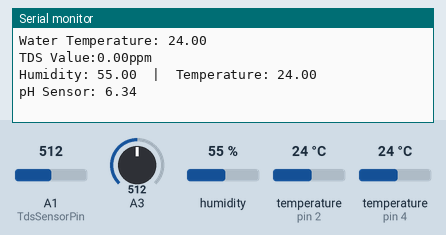
Recording of a sketch running on a simulated Arduino Uno, built with avr-gcc and run on an emulated ATmega328P. On the bench: the last lines printed to the serial monitor. Inputs (shaded band) come from the test bench; at power-on: humidity 55 %, temperature (sensors on pin 4, pin 2) 24 °C, A3 = 512, A1 (TdsSensorPin) = 512.

Above: at 1.6 s.
1.7 s: humidity set to 22 %
At 2.5 s:
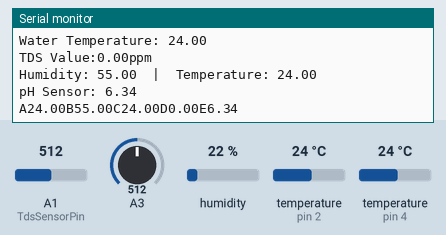
6.6 s: temperature (sensor on pin 4) set to 12 °C
At 7.8 s:
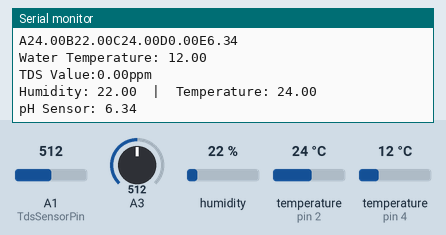
8.1 s: A3 set to 716
At 8.8 s:
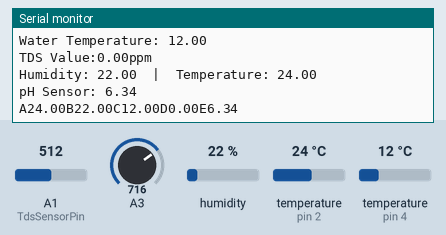
9.6 s: temperature (sensor on pin 2) set to 12 °C
At 10.5 s:
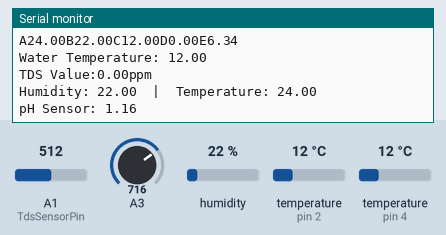
11.1 s: temperature (sensor on pin 4) set to 19 °C
At 12.3 s:
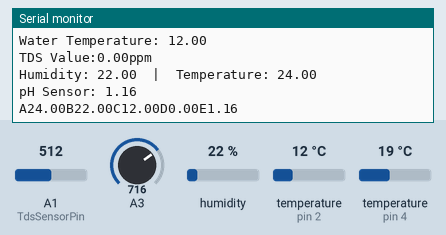
12.6 s: A3 set to 810
At 14.2 s:
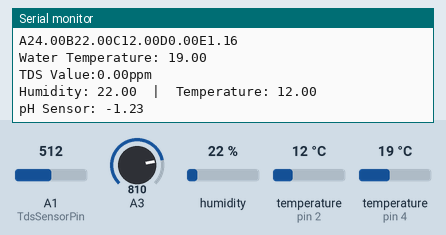
Timing chart, 0 to 15.1 s (numbered marks = the images above; inputs shaded):
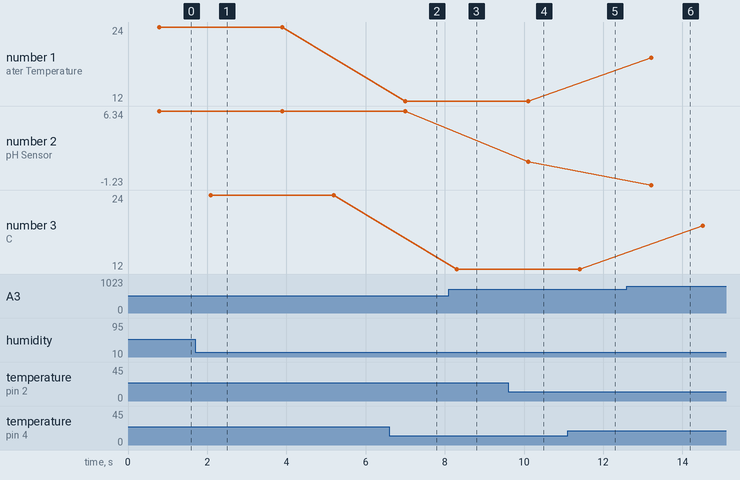

The sketch:

ArduinoUno_Side.ino
```cpp
#include <SoftwareSerial.h>
SoftwareSerial ArduinoUno_SoftSerial(10, 11);

//DHT22 SENSOR
#include "DHT.h"
#define DHTPIN 2
#define DHTTYPE DHT22
DHT dht(DHTPIN, DHTTYPE);

// DS18B20 - WATER TEMPERATURE SENSOR
#include <OneWire.h>
#include <DallasTemperature.h>
#define ONE_WIRE_BUS 4

OneWire oneWire(ONE_WIRE_BUS);
DallasTemperature DSsensors(&oneWire);

//TOTAL DISSOLVED SOLID SENSOR
#define TdsSensorPin A1
#define VREF 5.0

#define SCOUNT  30 // Sum Sample Point

//TOTAL DISSOLVED SOLID SENSOR Variables
int analogBuffer[SCOUNT];
int analogBufferTemp[SCOUNT];
int analogBufferIndex = 0;
int copyIndex = 0;

float averageVoltage = 0;
float tdsValue = 0;
float basetemperature = 25; // Temperature Baseline

//pH SENSOR
#include <Wire.h>
float calibration_value = 19.34;
int phval = 0;
unsigned long int avgval;
int buffer_arr[10],temp;

float ph_act;
String values;


void setup() {
  Serial.begin(115200); //Serial Communication | ArduinoUno to PC

  ArduinoUno_SoftSerial.begin(9600); //Serial Communication | Arduino to NodeMCU
  // Initialize DHT22
  dht.begin();

  // Initialize DS18B20
  DSsensors.begin();

}

void loop() {
  totaldissolvesolids_sensor();
  float humidity  = dht.readHumidity();
  float temperature = dht.readTemperature();
  DSsensors.requestTemperatures();
  float waterTemp = DSsensors.getTempCByIndex(0);

  if(isnan(humidity) || isnan(temperature) || isnan(waterTemp) || waterTemp == -127.00 ) {
    Serial.println("Critical Error: Sensors returning NAN values!");
    ArduinoUno_SoftSerial.print("Critical Error: Sensors returning NAN values!");

    delay(1000);
    return;
  }


  if (waterTemp == -127.00) {
    waterTemp = 0;
    basetemperature = 25;
  } else {
    basetemperature = waterTemp;
  }

  Serial.print("Water Temperature: ");
  Serial.println(waterTemp);

  Serial.print("TDS Value:");
  Serial.print(tdsValue);
  Serial.println("ppm");

  Serial.print("Humidity: ");
  Serial.print(humidity);
  Serial.print("  |  ");
  Serial.print("Temperature: ");
  Serial.println(temperature);

  Serial.print("pH Sensor: ");
  Serial.println(phSensor());

  Serial.flush();
  delay(1000);

  values = ("A" + String(temperature) + "B" + String(humidity) + "C" + String(waterTemp) + "D" + String(tdsValue) + "E" + String(ph_act));

  Serial.println(values);
  ArduinoUno_SoftSerial.print(values);
  delay(1000);
}


float phSensor(){
   for(int i=0;i<10;i++)
   {
     buffer_arr[i]=analogRead(A3);
     delay(30);
   }
   for(int i=0;i<9;i++)
   {
     for(int j=i+1;j<10;j++)
     {
       if(buffer_arr[i]>buffer_arr[j])
       {
         temp=buffer_arr[i];
         buffer_arr[i]=buffer_arr[j];
         buffer_arr[j]=temp;
       }
     }
   }
   avgval=0;
   for(int i=2;i<8;i++)
     avgval+=buffer_arr[i];
     float volt=(float)avgval*5.0/1024/6;
     ph_act = -5.20 * volt + calibration_value;
     return ph_act;

}

void totaldissolvesolids_sensor(){
  static unsigned long analogSampleTimepoint = millis();
   if(millis()-analogSampleTimepoint > 40U)     //every 40 milliseconds,read the analog value from the ADC
   {
     analogSampleTimepoint = millis();
     analogBuffer[analogBufferIndex] = analogRead(TdsSensorPin);    //read the analog value and store into the buffer
     analogBufferIndex++;
     if(analogBufferIndex == SCOUNT)
         analogBufferIndex = 0;
   }
   static unsigned long printTimepoint = millis();
   if(millis()-printTimepoint > 800U)
   {
      printTimepoint = millis();
      for(copyIndex=0;copyIndex<SCOUNT;copyIndex++)
        analogBufferTemp[copyIndex]= analogBuffer[copyIndex];
        averageVoltage = getMedianNum(analogBufferTemp,SCOUNT) * (float)VREF / 1024.0; // read the analog value more stable by the median filtering algorithm, and convert to voltage value
        float compensationCoefficient=1.0+0.02*(basetemperature-25.0);    //temperature compensation formula: fFinalResult(25^C) = fFinalResult(current)/(1.0+0.02*(fTP-25.0));
        float compensationVolatge=averageVoltage/compensationCoefficient;  //temperature compensation
        tdsValue=(133.42*compensationVolatge*compensationVolatge*compensationVolatge - 255.86*compensationVolatge*compensationVolatge + 857.39*compensationVolatge)*0.5; //convert voltage value to tds value
   }
}

// MEDIAN FILTERING ALGORITHM
int getMedianNum(int bArray[], int iFilterLen){
  int bTab[iFilterLen];
  for (byte i = 0; i<iFilterLen; i++)
  bTab[i] = bArray[i];
  int i, j, bTemp;
  for (j = 0; j < iFilterLen - 1; j++) {
    for (i = 0; i < iFilterLen - j - 1; i++) {
      if (bTab[i] > bTab[i + 1]) {
        bTemp = bTab[i];
        bTab[i] = bTab[i + 1];
        bTab[i + 1] = bTemp;
      }
    }
  }
  if ((iFilterLen & 1) > 0){
    bTemp = bTab[(iFilterLen - 1) / 2];
  }
  else {
    bTemp = (bTab[iFilterLen / 2] + bTab[iFilterLen / 2 - 1]) / 2;
  }
  return bTemp;
}
```

Measured:
- after the input at 6.6 s, the serial monitor: prints a new line after 0.40 s (image 2)
- after the input at 12.6 s, the serial monitor: prints a new line after 0.61 s (image 6)
- plotted number 1: 24 → 12 after the input at 6.6 s
- plotted number 2: 1.16 → -1.23 after the input at 12.6 s
